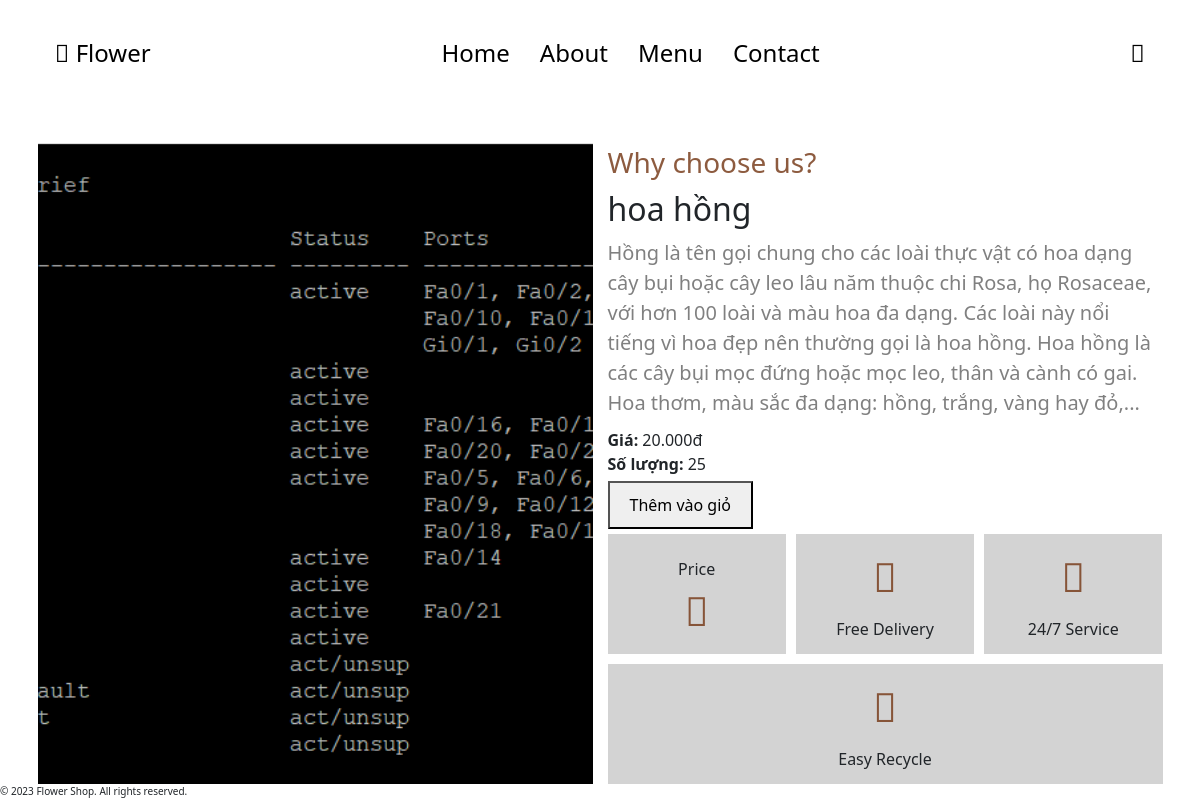
The app's page /myhome/flower_detail/1 with its own data.
### myhome/models.py (models this page shows)
class flowers (models.Model):
    ms = models.CharField(max_length=100)
    name= models.TextField()
    price = models.TextField()
    image = models.ImageField(null=True)
    description = models.TextField()
    number = models.TextField()

### myhome/views.py (the view)
# urls.py: path('/flower_detail/<int:id>',views.flower_detail),
def flower_detail(request, id):
    Flower = flowers.objects.get(id=id)
    return render(request, 'nguoidung/detail_flower.html', {'flower':Flower})

### myhome/templates/nguoidung/detail_flower.html
{% extends "nguoidung/base.html" %}
{% block content%}
<section id="about" class="about mt-5">
    <div class="container">
        <div class="row">
            <div class="col-12 col-md-6">
                <img src="{{flower.image.url}}" width="100%" class="img-fluid">
            </div>
            <div class="col-12 col-md-6 about-description">
                <h3>Why choose us?</h3>
                <h1>{{flower.name}}</h1>
                <p>{{flower.description}}</p>
                <div class="price" style="font-size: 16px;">
                    <strong>Giá: </strong> <span>{{flower.price}}</span>
                </div>
                <div class="number" style="font-size: 16px;">
                    <strong>Số lượng: </strong> <span>{{flower.number}}</span>
                </div>
                <button style="padding: 10px 20px; font-size: 16px; margin: 5px 0;">Thêm vào giỏ</button>
                <div class="icons">
                    <div class="icon">
                        <span>Price</span>
                        <i class="fa-solid fa-leaf"></i>
                    </div>
                    <div class="icon">
                        <i class="fa-solid fa-truck"></i>
                        <span>Free Delivery</span>
                    </div>
                    <div class="icon">
                        <i class="fa-solid fa-headphones"></i>
                        <span>24/7 Service</span>
                    </div>
                    <div class="icon">
                        <i class="fa-solid fa-recycle"></i>
                        <span>Easy Recycle</span>
                    </div>
                </div>
            </div>
        </div>
    </div>
</section>
{% endblock %}

### myhome/templates/nguoidung/base.html (style rules this page uses)
* { padding: 0; margin: 0; box-sizing: 0; }
:root { --border: 2px solid grey; --boxshadow: 0 5px 20px grey; --black: black; --white: white; --primary: lightblue; --lightgrey: lightgrey; --gray: gray; }
html { font-size: 10px; }
:root { --text-color: #ffffff; --bg-color: #007bff; --bg-hover: #0056b3; }
#about .about-description h3 { font-size: 2.8rem; color: rgba(120, 61, 28, 0.847); font-weight: 400; margin: 1rem 0; }
#about .about-description h1 { font-size: 3.2rem; margin: 1rem 0; }
#about .about-description p { font-size: 2rem; color: gray; margin: 1rem 0; }
#about .about-description .icons { display: flex; flex-wrap: wrap; column-gap: 1rem; row-gap: 1rem; }
#about .about-description .icons .icon { flex-grow: 1; width: 14rem; height: 12rem; background: lightgrey; display: flex; justify-content: center; align-items: center; flex-direction: column; }
#about .about-description .icons .icon i { font-size: 4rem; color: rgba(120, 61, 28, 0.847); }
#about .about-description .icons .icon span { font-size: 1.6rem; font-weight: 500; margin-top: 1rem; }
.img-fluid { width: 100%; height: 100%; object-fit: cover; object-position: center center; }

### records on screen
flowers: image (picture), name "hoa hồng", description "Hồng là tên gọi chung cho các loài thực vật có hoa dạng cây bụi hoặc cây leo lâu năm thuộc chi Rosa, họ Rosaceae, với hơn 100 loài và màu hoa đa dạng. Các loài này nổi tiếng vì hoa đẹp nên thường gọi là hoa hồng. Hoa hồng là các cây bụi mọc đứng hoặc mọc leo, thân và cành có gai. Hoa thơm, màu sắc đa dạng: hồng, trắng, vàng hay đỏ,...", price "20.000đ", number "25"
